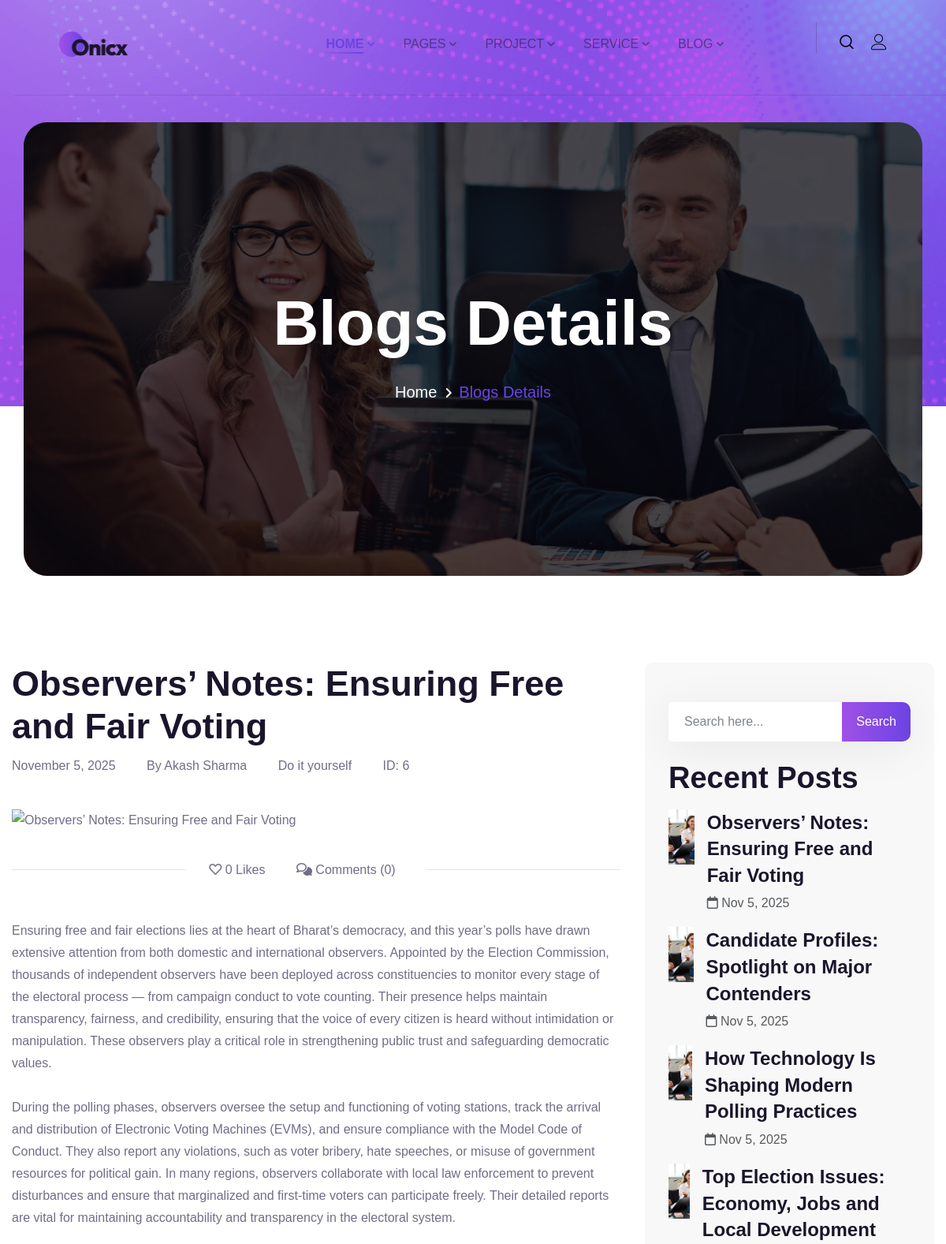
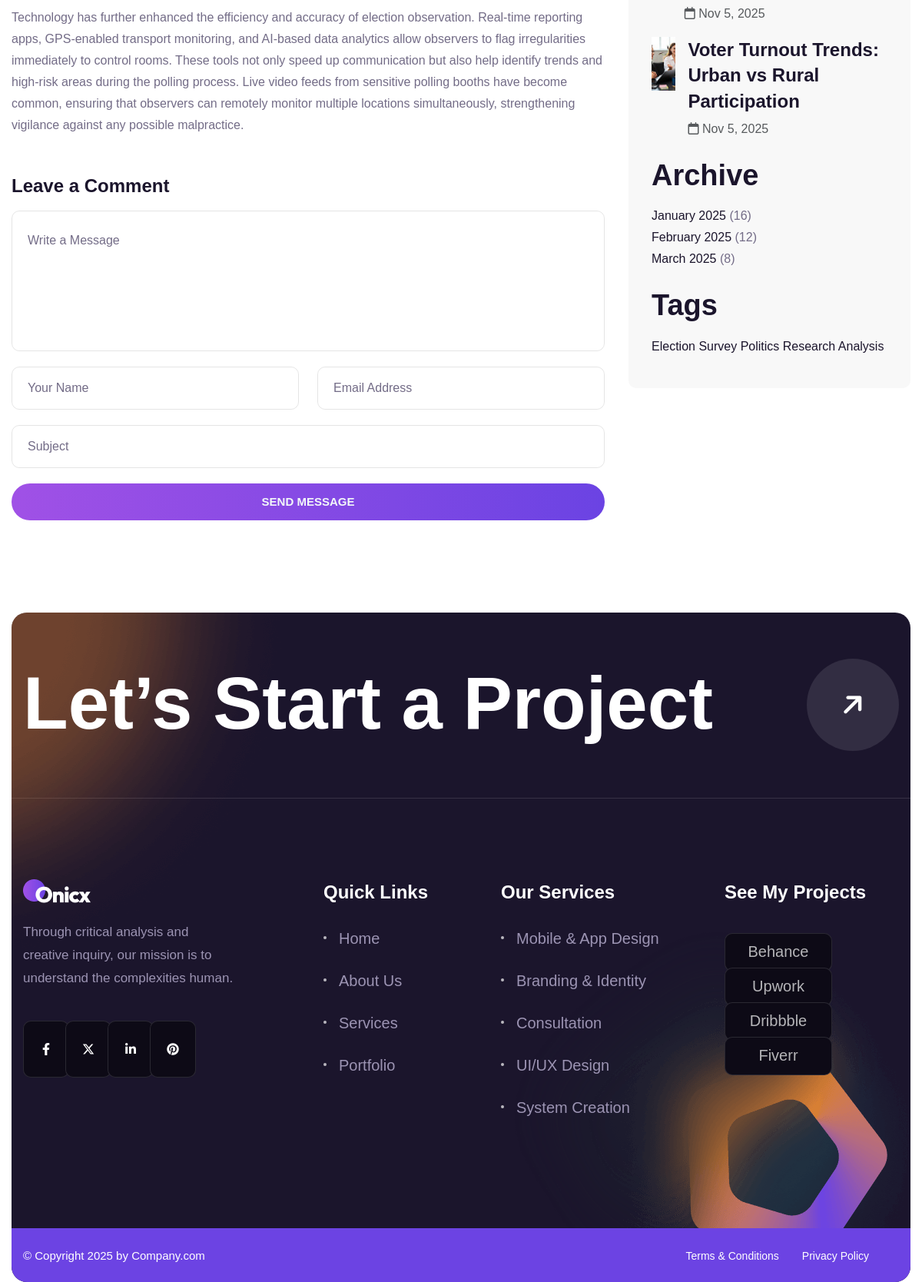
Screenshot of /blog-details.php with the database file from the repository (2 pictures, top to bottom).
### tables this page shows
CREATE TABLE `blogs` (
  `id` int(11) NOT NULL,
  `tittle` varchar(255) NOT NULL,
  `description` longtext NOT NULL,
  `image` varchar(255) DEFAULT NULL,
  `author` varchar(255) DEFAULT NULL,
  `created_at` datetime DEFAULT current_timestamp()
);

### blog-details.php (the view, shortened to what this page needs)
<?php
include 'header.php';
require_once 'config.php';
function e($v) { return htmlspecialchars((string)$v, ENT_QUOTES | ENT_SUBSTITUTE, 'UTF-8'); }
$post_id = isset($_GET['id']) && is_numeric($_GET['id']) ? (int)$_GET['id'] : 0;
if (!$post_id) {
    $res = mysqli_query($conn, "SELECT id FROM blogs ORDER BY created_at DESC LIMIT 1");
    if ($res && $r = mysqli_fetch_assoc($res)) $post_id = (int)$r['id'];
}
$post = null;
if ($post_id) {
    $sql = "SELECT id, tittle AS title, description, image, author, created_at FROM blogs WHERE id = ? LIMIT 1";
    if ($stmt = mysqli_prepare($conn, $sql)) {
        mysqli_stmt_bind_param($stmt, 'i', $post_id);
        mysqli_stmt_execute($stmt);
        $res = mysqli_stmt_get_result($stmt);
        if ($res) $post = mysqli_fetch_assoc($res);
    } else {
        die('Prepare failed: ' . mysqli_error($conn));
    }
}
$recent_posts = [];
$q = "SELECT id, tittle AS title, created_at FROM blogs ORDER BY created_at DESC LIMIT 5";
if ($rs = mysqli_query($conn, $q)) {
    while ($r = mysqli_fetch_assoc($rs)) $recent_posts[] = $r;
}
?>
<section class="breadcume-section">
    <div class="outer-box">
        <div class="auto-container">
            <div class="row">
                <div class="col-lg-12">
                    <div class="breadcumb-content">
                        <div class="breadcumb-title">
                            <h1 class="title">Blogs Details</h1>
                        </div>
                        <ul class="breadcume-pull">
                            <li><a class="title-line" href="index.html">Home <span><i class="fas fa-angle-right"></i></span></a></li>
                            <li>Blogs Details</li>
                        </ul>
                    </div>
                </div>
            </div>
        </div>
    </div>
</section>
<section class="blog-details-section">
    <div class="auto-container">
        <div class="row">
            <div class="contents-column col-lg-8 col-md-12 col-sm-12">
                <div class="blog-content">
                    <h2 class="title">
                        <?php echo $post ? e($post['title']) : 'Post not found'; ?>
                    </h2>
                    <ul class="blog-author">
                        <li class="autor-date">
                            <?php echo ($post && !empty($post['created_at'])) ? e(date('F j, Y', strtotime($post['created_at']))) : ''; ?>
                        </li>
                        <li class="author-name">
                            By <?php echo $post && !empty($post['author']) ? e($post['author']) : 'Admin'; ?>
                        </li>
                        <li class="author-comment">Do it yourself</li>
                        <?php if ($post): ?>
                            <li class="author-credit">ID: <?php echo (int)$post['id']; ?></li>
                        <?php endif; ?>
                    </ul>
                    <div class="image-box">
                        <figure class="image">
                            <?php $imgSrc = $post && !empty($post['image']) ? blog_image_src($post['image']) : 'images/resource/b1.jpg'; ?>
                            <img src="<?php echo e($imgSrc); ?>" alt="<?php echo $post ? e($post['title']) : 'Image'; ?>">
                        </figure>
                    </div>
                    <ul class="blog-author-coment">
                        <li class="autor-like"><i class="icon far fa-heart"></i> 0 Likes</li>
                        <li class="author-coment"><i class="icon far fa-comments"></i> Comments (0)</li>
                    </ul>
                    <div class="expert-desc mt-4">
                        <?php
                        if ($post && isset($post['description']) && $post['description'] !== '') {
                            if ($post['description'] !== strip_tags($post['description'])) {
                                echo $post['description'];
                            } else {
                                echo '<p>' . nl2br(e($post['description'])) . '</p>';
                            }
                        } else {
                            echo '<p>Content not available for this post.</p>';
                        }
                        ?>
                    </div>
                    <div class="contact-form-four mt-5">
                        <h4 class="mb-3">Leave a Comment</h4>
                        <form method="post" action="#" id="contact-form">
                            <div class="row">
                                <div class="form-group col-lg-12">
                                    <textarea name="message" placeholder="Write a Message" required></textarea>
                                </div>
                                <div class="form-group col-lg-6">
                                    <input type="text" name="name" placeholder="Your Name" required>
                                </div>
                                <div class="form-group col-lg-6">
                                    <input type="email" name="email" placeholder="Email Address" required>
                                </div>
                                <div class="form-group col-lg-12">
                                    <input type="text" name="subject" placeholder="Subject" required>
                                </div>
                                <div class="form-group col-lg-12">
                                    <div class="btn-box">
                                        <button class="theme-btn btn-style-five"><span class="btn-title">Send Message</span></button>
                                    </div>
                                </div>
                            </div>
                        </form>
                    </div>
                </div>
            </div>
            <div class="col-lg-4 col-md-12 col-sm-12">
                <aside class="blog-sidebar">
                    <div class="widget widget_search">
                        <div class="search">
                            <form action="#" method="POST">
                                <input type="text" name="s" placeholder="Search here..." required>
                                <button type="submit" class="icons">Search</button>
                            </form>
                        </div>
                    </div>
                    <div class="blog-post mt-4">
                        <h3 class="title">Recent Posts</h3>
                        <div class="recent-post-wrap">
                            <?php if (empty($recent_posts)): ?>
                                <p>No recent posts.</p>
                            <?php else: ?>
                                <?php foreach ($recent_posts as $rp): ?>
                                    <div class="recent-post mb-3 d-flex">
                                        <div class="post-img me-3">
                                            <a href="blog-details.php?id=<?php echo (int)$rp['id']; ?>">
                                                <img src="images/resource/sidebar.jpg" alt="post img" style="width: 70px; height: 70px; object-fit: cover;">
                                            </a>
                                        </div>
                                        <div class="post-content">
                                            <h4 class="post-title mb-1">
                                                <a href="blog-details.php?id=<?php echo (int)$rp['id']; ?>"><?php echo e($rp['title']); ?></a>
                                            </h4>
                                            <div class="post-date text-muted">
                                                <i class="icon far fa-calendar"></i>
                                                <?php echo e(date('M j, Y', strtotime($rp['created_at']))); ?>
                                            </div>
                                        </div>
                                    </div>
                                <?php endforeach; ?>
                            <?php endif; ?>
                        </div>
                    </div>
                    <div class="blog-categories mt-4">
                        <h3 class="title">Archive</h3>
                        <ul>
                            <li><a href="#">January 2025</a> <span>(16)</span></li>
                            <li><a href="#">February 2025</a> <span>(12)</span></li>
                            <li><a href="#">March 2025</a> <span>(8)</span></li>
                        </ul>
                    </div>
                    <div class="widget_tag_cloud mt-4">
                        <h3 class="title">Tags</h3>
                        <div class="tagcloud">
                            <a href="#">Election</a>
                            <a href="#">Survey</a>
                            <a href="#">Politics</a>
                            <a href="#">Research</a>
                            <a href="#">Analysis</a>
                        </div>
                    </div>
                </aside>
            </div>
        </div>
    </div>
</section>
</div>
</body>
</html>
<?php
include 'footer.php';
?>

### rows the page displays
blogs: tittle "Observers’ Notes: Ensuring Free and Fair Voting", created_at "November 5, 2025", author "Akash Sharma", id "6", description "Ensuring free and fair elections lies at the heart of Bharat’s democracy, and this year’s polls have drawn extensive attention from both domestic and international observers. Appointed by the Election Commission, thousands of independent observers have been deployed across constituencies to monitor every stage of the electoral process — from campaign conduct to vote counting. Their presence helps maintain transparency, fairness, and credibility, ensuring that the voice of every citizen is heard without intimidation or manipulation. These observers play a critical role in strengthening public trust and safeguarding democratic values. During the polling phases, observers oversee the setup and…", created_at "Nov 5, 2025"
blogs: tittle "Candidate Profiles: Spotlight on Major Contenders", created_at "Nov 5, 2025"
blogs: tittle "How Technology Is Shaping Modern Polling Practices", created_at "Nov 5, 2025"
blogs: tittle "Top Election Issues: Economy, Jobs and Local Development", created_at "Nov 5, 2025"
blogs: tittle "Voter Turnout Trends: Urban vs Rural Participation", created_at "Nov 5, 2025"
